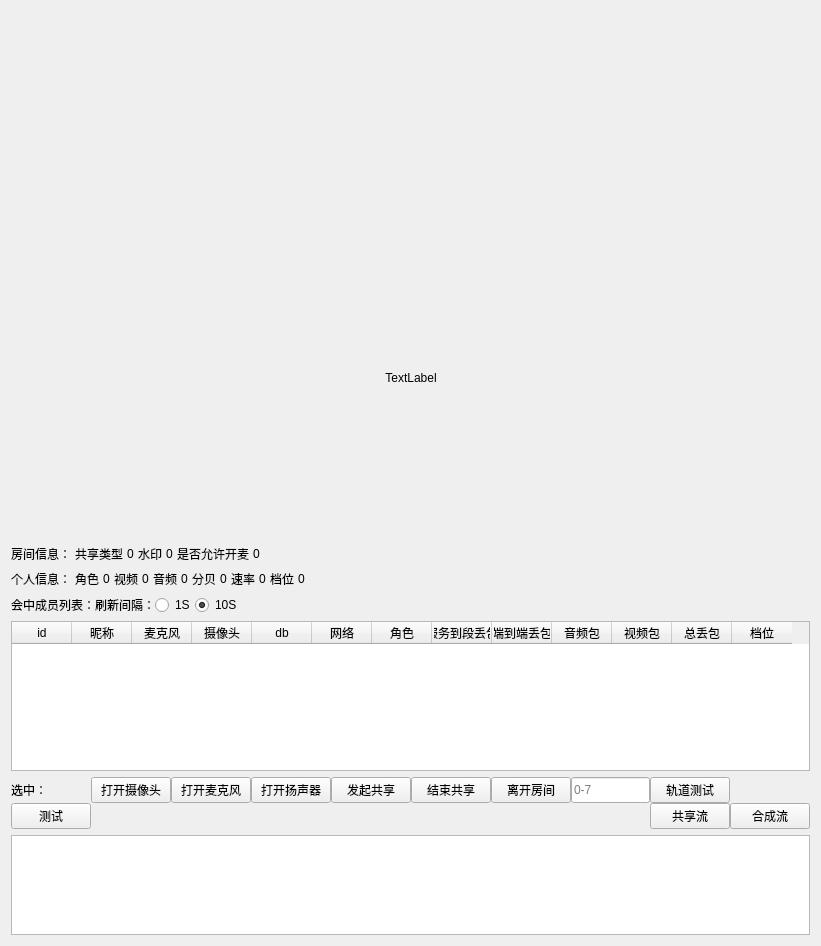
<?xml version="1.0" encoding="UTF-8"?>
<ui version="4.0">
 <class>Widget</class>
 <widget class="QWidget" name="Widget">
  <property name="geometry">
   <rect>
    <x>0</x>
    <y>0</y>
    <width>821</width>
    <height>946</height>
   </rect>
  </property>
  <property name="windowTitle">
   <string>Widget</string>
  </property>
  <layout class="QVBoxLayout" name="verticalLayout_2">
   <item>
    <layout class="QVBoxLayout" name="verticalLayout">
     <property name="spacing">
      <number>0</number>
     </property>
     <property name="bottomMargin">
      <number>0</number>
     </property>
     <item>
      <layout class="QHBoxLayout" name="horizontalLayout_3">
       <property name="topMargin">
        <number>0</number>
       </property>
       <property name="rightMargin">
        <number>0</number>
       </property>
       <item>
        <spacer name="horizontalSpacer_5">
         <property name="orientation">
          <enum>Qt::Horizontal</enum>
         </property>
         <property name="sizeHint" stdset="0">
          <size>
           <width>40</width>
           <height>20</height>
          </size>
         </property>
        </spacer>
       </item>
       <item>
        <layout class="QVBoxLayout" name="verticalLayout_3">
         <item>
          <widget class="QLabel" name="lblme">
           <property name="minimumSize">
            <size>
             <width>640</width>
             <height>360</height>
            </size>
           </property>
           <property name="maximumSize">
            <size>
             <width>640</width>
             <height>360</height>
            </size>
           </property>
           <property name="text">
            <string/>
           </property>
          </widget>
         </item>
         <item>
          <widget class="QLabel" name="lblmename">
           <property name="text">
            <string>TextLabel</string>
           </property>
           <property name="alignment">
            <set>Qt::AlignCenter</set>
           </property>
          </widget>
         </item>
        </layout>
       </item>
       <item>
        <spacer name="horizontalSpacer_6">
         <property name="orientation">
          <enum>Qt::Horizontal</enum>
         </property>
         <property name="sizeHint" stdset="0">
          <size>
           <width>40</width>
           <height>20</height>
          </size>
         </property>
        </spacer>
       </item>
      </layout>
     </item>
     <item>
      <widget class="QWidget" name="minViewWidget" native="true">
       <property name="sizePolicy">
        <sizepolicy hsizetype="Preferred" vsizetype="Expanding">
         <horstretch>0</horstretch>
         <verstretch>0</verstretch>
        </sizepolicy>
       </property>
       <property name="minimumSize">
        <size>
         <width>0</width>
         <height>144</height>
        </size>
       </property>
       <layout class="QHBoxLayout" name="horizontalLayout_2">
        <property name="spacing">
         <number>2</number>
        </property>
        <property name="leftMargin">
         <number>40</number>
        </property>
        <property name="topMargin">
         <number>0</number>
        </property>
        <property name="rightMargin">
         <number>40</number>
        </property>
        <property name="bottomMargin">
         <number>0</number>
        </property>
       </layout>
      </widget>
     </item>
    </layout>
   </item>
   <item>
    <layout class="QHBoxLayout" name="horizontalLayout">
     <property name="spacing">
      <number>4</number>
     </property>
     <item>
      <widget class="QLabel" name="label_6">
       <property name="text">
        <string>房间信息：</string>
       </property>
      </widget>
     </item>
     <item>
      <widget class="QLabel" name="label_8">
       <property name="text">
        <string>共享类型</string>
       </property>
      </widget>
     </item>
     <item>
      <widget class="QLabel" name="lblsharetype">
       <property name="text">
        <string>0</string>
       </property>
      </widget>
     </item>
     <item>
      <widget class="QLabel" name="label_10">
       <property name="text">
        <string>水印</string>
       </property>
      </widget>
     </item>
     <item>
      <widget class="QLabel" name="lblwater">
       <property name="text">
        <string>0</string>
       </property>
      </widget>
     </item>
     <item>
      <widget class="QLabel" name="label_12">
       <property name="text">
        <string>是否允许开麦</string>
       </property>
      </widget>
     </item>
     <item>
      <widget class="QLabel" name="lblcanopenaudio">
       <property name="text">
        <string>0</string>
       </property>
      </widget>
     </item>
     <item>
      <spacer name="horizontalSpacer">
       <property name="orientation">
        <enum>Qt::Horizontal</enum>
       </property>
       <property name="sizeHint" stdset="0">
        <size>
         <width>40</width>
         <height>0</height>
        </size>
       </property>
      </spacer>
     </item>
    </layout>
   </item>
   <item>
    <layout class="QHBoxLayout" name="horizontalLayout_4">
     <property name="spacing">
      <number>4</number>
     </property>
     <property name="topMargin">
      <number>0</number>
     </property>
     <item>
      <widget class="QLabel" name="label_7">
       <property name="text">
        <string>个人信息：</string>
       </property>
      </widget>
     </item>
     <item>
      <widget class="QLabel" name="label_16">
       <property name="text">
        <string>角色</string>
       </property>
      </widget>
     </item>
     <item>
      <widget class="QLabel" name="lblrole">
       <property name="text">
        <string>0</string>
       </property>
      </widget>
     </item>
     <item>
      <widget class="QLabel" name="label_18">
       <property name="text">
        <string>视频</string>
       </property>
      </widget>
     </item>
     <item>
      <widget class="QLabel" name="lblvideo">
       <property name="text">
        <string>0</string>
       </property>
      </widget>
     </item>
     <item>
      <widget class="QLabel" name="label_20">
       <property name="text">
        <string>音频</string>
       </property>
      </widget>
     </item>
     <item>
      <widget class="QLabel" name="lblaudio">
       <property name="text">
        <string>0</string>
       </property>
      </widget>
     </item>
     <item>
      <widget class="QLabel" name="label_26">
       <property name="text">
        <string>分贝</string>
       </property>
      </widget>
     </item>
     <item>
      <widget class="QLabel" name="lbldb">
       <property name="text">
        <string>0</string>
       </property>
      </widget>
     </item>
     <item>
      <widget class="QLabel" name="label_22">
       <property name="text">
        <string>速率</string>
       </property>
      </widget>
     </item>
     <item>
      <widget class="QLabel" name="lblrate">
       <property name="text">
        <string>0</string>
       </property>
      </widget>
     </item>
     <item>
      <widget class="QLabel" name="label_24">
       <property name="text">
        <string>档位</string>
       </property>
      </widget>
     </item>
     <item>
      <widget class="QLabel" name="lblgear">
       <property name="text">
        <string>0</string>
       </property>
      </widget>
     </item>
     <item>
      <spacer name="horizontalSpacer_3">
       <property name="orientation">
        <enum>Qt::Horizontal</enum>
       </property>
       <property name="sizeHint" stdset="0">
        <size>
         <width>40</width>
         <height>20</height>
        </size>
       </property>
      </spacer>
     </item>
    </layout>
   </item>
   <item>
    <layout class="QHBoxLayout" name="horizontalLayout_5">
     <property name="spacing">
      <number>0</number>
     </property>
     <property name="topMargin">
      <number>0</number>
     </property>
     <item>
      <widget class="QLabel" name="label_15">
       <property name="text">
        <string>会中成员列表：</string>
       </property>
      </widget>
     </item>
     <item>
      <widget class="QLabel" name="label_14">
       <property name="text">
        <string>刷新间隔：</string>
       </property>
      </widget>
     </item>
     <item>
      <widget class="QRadioButton" name="rbtn1s">
       <property name="text">
        <string>1S</string>
       </property>
      </widget>
     </item>
     <item>
      <widget class="QRadioButton" name="rbtn10s">
       <property name="text">
        <string>10S</string>
       </property>
       <property name="checked">
        <bool>true</bool>
       </property>
      </widget>
     </item>
     <item>
      <spacer name="horizontalSpacer_2">
       <property name="orientation">
        <enum>Qt::Horizontal</enum>
       </property>
       <property name="sizeHint" stdset="0">
        <size>
         <width>40</width>
         <height>0</height>
        </size>
       </property>
      </spacer>
     </item>
    </layout>
   </item>
   <item>
    <widget class="QTableWidget" name="tableWidget">
     <property name="minimumSize">
      <size>
       <width>0</width>
       <height>150</height>
      </size>
     </property>
     <property name="maximumSize">
      <size>
       <width>16777215</width>
       <height>150</height>
      </size>
     </property>
     <attribute name="horizontalHeaderDefaultSectionSize">
      <number>60</number>
     </attribute>
     <column>
      <property name="text">
       <string>id</string>
      </property>
     </column>
     <column>
      <property name="text">
       <string>昵称</string>
      </property>
     </column>
     <column>
      <property name="text">
       <string>麦克风</string>
      </property>
     </column>
     <column>
      <property name="text">
       <string>摄像头</string>
      </property>
     </column>
     <column>
      <property name="text">
       <string>db</string>
      </property>
     </column>
     <column>
      <property name="text">
       <string>网络</string>
      </property>
     </column>
     <column>
      <property name="text">
       <string>角色</string>
      </property>
     </column>
     <column>
      <property name="text">
       <string>服务到段丢包</string>
      </property>
     </column>
     <column>
      <property name="text">
       <string>端到端丢包</string>
      </property>
     </column>
     <column>
      <property name="text">
       <string>音频包</string>
      </property>
     </column>
     <column>
      <property name="text">
       <string>视频包</string>
      </property>
     </column>
     <column>
      <property name="text">
       <string>总丢包</string>
      </property>
     </column>
     <column>
      <property name="text">
       <string>档位</string>
      </property>
     </column>
    </widget>
   </item>
   <item>
    <widget class="QWidget" name="widget" native="true">
     <layout class="QGridLayout" name="gridLayout">
      <property name="leftMargin">
       <number>0</number>
      </property>
      <property name="topMargin">
       <number>0</number>
      </property>
      <property name="rightMargin">
       <number>0</number>
      </property>
      <property name="bottomMargin">
       <number>0</number>
      </property>
      <property name="spacing">
       <number>0</number>
      </property>
      <item row="1" column="13">
       <widget class="QPushButton" name="btnshareview">
        <property name="text">
         <string>共享流</string>
        </property>
       </widget>
      </item>
      <item row="0" column="14">
       <spacer name="horizontalSpacer_4">
        <property name="orientation">
         <enum>Qt::Horizontal</enum>
        </property>
        <property name="sizeHint" stdset="0">
         <size>
          <width>40</width>
          <height>20</height>
         </size>
        </property>
       </spacer>
      </item>
      <item row="1" column="14">
       <widget class="QPushButton" name="btnhechengview">
        <property name="sizePolicy">
         <sizepolicy hsizetype="Preferred" vsizetype="Fixed">
          <horstretch>0</horstretch>
          <verstretch>0</verstretch>
         </sizepolicy>
        </property>
        <property name="text">
         <string>合成流</string>
        </property>
       </widget>
      </item>
      <item row="0" column="7">
       <widget class="QPushButton" name="btnstopshare">
        <property name="text">
         <string>结束共享</string>
        </property>
       </widget>
      </item>
      <item row="0" column="4">
       <widget class="QPushButton" name="btnSpeaker">
        <property name="sizePolicy">
         <sizepolicy hsizetype="Preferred" vsizetype="Fixed">
          <horstretch>0</horstretch>
          <verstretch>0</verstretch>
         </sizepolicy>
        </property>
        <property name="text">
         <string>打开扬声器</string>
        </property>
       </widget>
      </item>
      <item row="0" column="12">
       <widget class="QLineEdit" name="ledtrack">
        <property name="sizePolicy">
         <sizepolicy hsizetype="Preferred" vsizetype="Preferred">
          <horstretch>0</horstretch>
          <verstretch>0</verstretch>
         </sizepolicy>
        </property>
        <property name="mouseTracking">
         <bool>true</bool>
        </property>
        <property name="styleSheet">
         <string notr="true">padding:0px;
margin:0px;</string>
        </property>
        <property name="text">
         <string/>
        </property>
        <property name="placeholderText">
         <string>0-7</string>
        </property>
       </widget>
      </item>
      <item row="0" column="3">
       <widget class="QPushButton" name="btnMic">
        <property name="sizePolicy">
         <sizepolicy hsizetype="Preferred" vsizetype="Fixed">
          <horstretch>0</horstretch>
          <verstretch>0</verstretch>
         </sizepolicy>
        </property>
        <property name="text">
         <string>打开麦克风</string>
        </property>
       </widget>
      </item>
      <item row="0" column="13">
       <widget class="QPushButton" name="btntrack">
        <property name="sizePolicy">
         <sizepolicy hsizetype="Preferred" vsizetype="Fixed">
          <horstretch>0</horstretch>
          <verstretch>0</verstretch>
         </sizepolicy>
        </property>
        <property name="text">
         <string>轨道测试</string>
        </property>
       </widget>
      </item>
      <item row="0" column="6">
       <widget class="QPushButton" name="btnShare">
        <property name="sizePolicy">
         <sizepolicy hsizetype="Preferred" vsizetype="Fixed">
          <horstretch>0</horstretch>
          <verstretch>0</verstretch>
         </sizepolicy>
        </property>
        <property name="text">
         <string>发起共享</string>
        </property>
       </widget>
      </item>
      <item row="0" column="11">
       <widget class="QPushButton" name="btnexit">
        <property name="text">
         <string>离开房间</string>
        </property>
       </widget>
      </item>
      <item row="0" column="2">
       <widget class="QPushButton" name="btnCam">
        <property name="sizePolicy">
         <sizepolicy hsizetype="Preferred" vsizetype="Fixed">
          <horstretch>0</horstretch>
          <verstretch>0</verstretch>
         </sizepolicy>
        </property>
        <property name="text">
         <string>打开摄像头</string>
        </property>
       </widget>
      </item>
      <item row="0" column="0">
       <layout class="QHBoxLayout" name="horizontalLayout_6">
        <item>
         <widget class="QLabel" name="label">
          <property name="text">
           <string>选中：</string>
          </property>
         </widget>
        </item>
        <item>
         <widget class="QLabel" name="lblSelect">
          <property name="text">
           <string/>
          </property>
         </widget>
        </item>
       </layout>
      </item>
      <item row="1" column="0">
       <widget class="QPushButton" name="btntest">
        <property name="text">
         <string>测试</string>
        </property>
       </widget>
      </item>
     </layout>
    </widget>
   </item>
   <item>
    <widget class="QTextEdit" name="textEdit">
     <property name="sizePolicy">
      <sizepolicy hsizetype="Expanding" vsizetype="Fixed">
       <horstretch>0</horstretch>
       <verstretch>0</verstretch>
      </sizepolicy>
     </property>
     <property name="maximumSize">
      <size>
       <width>16777215</width>
       <height>100</height>
      </size>
     </property>
    </widget>
   </item>
  </layout>
 </widget>
 <resources/>
 <connections/>
</ui>
